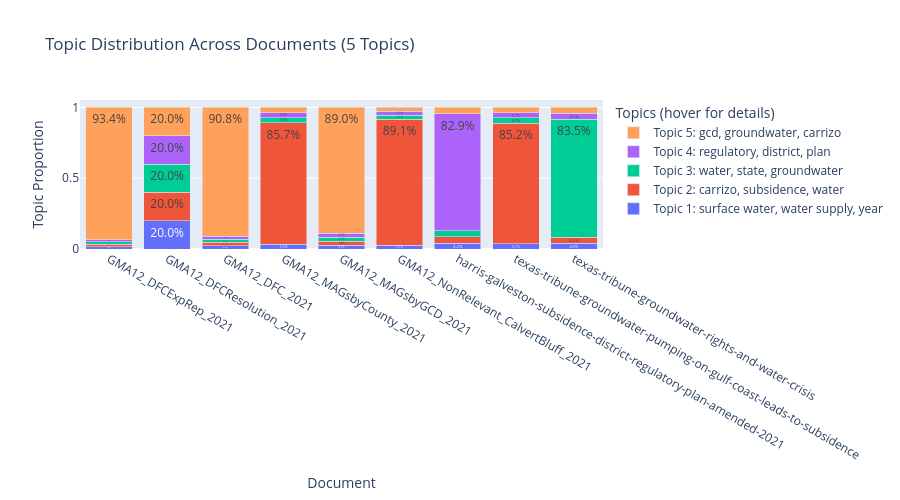

Source (notebook cell):
### Code cell
# Optional topic distribution chart.
try:
    topic_df, topic_fig = sbp.plot_topic_distribution(doc_topic_dist, doc_names, topics_info, n_topics)
    topic_fig.show()
except Exception as exc:
    print(f"Skipping topic distribution plot: {type(exc).__name__}: {exc}")

### Figure 1 — Plotly figure (JSON) as saved in the notebook; plotly's stock layout.template omitted (floating-point values rounded to 4 significant figures)
{"data": [{"hoverinfo": "text", "hovertext": ["Topic 1: surface water, water supply, year<br>Document: GMA12_DFCExpRep_2021<br>Proportion: 1.6%<br>Keywords: surface water, water supply, year, supply, surface, counties", "Topic 1: surface water, water supply, year<br>Document: GMA12_DFCResolution_2021<br>Proportion: 20.0%<br>Keywords: surface water, water supply, year, supply, surface, counties", "Topic 1: surface water, water supply, year<br>Document: GMA12_DFC_2021<br>Proportion: 2.3%<br>Keywords: surface water, water supply, year, supply, surface, counties", "Topic 1: surface water, water supply, year<br>Document: GMA12_MAGsbyCounty_2021<br>Proportion: 3.5%<br>Keywords: surface water, water supply, year, supply, surface, counties", "Topic 1: surface water, water supply, year<br>Document: GMA12_MAGsbyGCD_2021<br>Proportion: 2.7%<br>Keywords: surface water, water supply, year, supply, surface, counties", "Topic 1: surface water, water supply, year<br>Document: GMA12_NonRelevant_CalvertBluff_2021<br>Proportion: 2.7%<br>Keywords: surface water, water supply, year, supply, surface, counties", "Topic 1: surface water, water supply, year<br>Document: harris-galveston-subsidence-district-regulatory-plan-amended-2021<br>Proportion: 4.2%<br>Keywords: surface water, water supply, year, supply, surface, counties", "Topic 1: surface water, water supply, year<br>Document: texas-tribune-groundwater-pumping-on-gulf-coast-leads-to-subsidence<br>Proportion: 3.7%<br>Keywords: surface water, water supply, year, supply, surface, counties", "Topic 1: surface water, water supply, year<br>Document: texas-tribune-groundwater-rights-and-water-crisis<br>Proportion: 4.0%<br>Keywords: surface water, water supply, year, supply, surface, counties"], "name": "Topic 1: surface water, water supply, year", "text": ["1.6%", "20.0%", "2.3%", "3.5%", "2.7%", "2.7%", "4.2%", "3.7%", "4.0%"], "textposition": "auto", "type": "bar", "x": ["GMA12_DFCExpRep_2021", "GMA12_DFCResolution_2021", "GMA12_DFC_2021", "GMA12_MAGsbyCounty_2021", "GMA12_MAGsbyGCD_2021", "GMA12_NonRelevant_CalvertBluff_2021", "harris-galveston-subsidence-district-regulatory-plan-amended-2021", "texas-tribune-groundwater-pumping-on-gulf-coast-leads-to-subsidence", "texas-tribune-groundwater-rights-and-water-crisis"], "y": [0.01631, 0.2, 0.02286, 0.0353, 0.02741, 0.02706, 0.0419, 0.03655, 0.04025]}, {"hoverinfo": "text", "hovertext": ["Topic 2: carrizo, subsidence, water<br>Document: GMA12_DFCExpRep_2021<br>Proportion: 1.7%<br>Keywords: carrizo, subsidence, water, aquifer, wilcox, carrizo wilcox", "Topic 2: carrizo, subsidence, water<br>Document: GMA12_DFCResolution_2021<br>Proportion: 20.0%<br>Keywords: carrizo, subsidence, water, aquifer, wilcox, carrizo wilcox", "Topic 2: carrizo, subsidence, water<br>Document: GMA12_DFC_2021<br>Proportion: 2.3%<br>Keywords: carrizo, subsidence, water, aquifer, wilcox, carrizo wilcox", "Topic 2: carrizo, subsidence, water<br>Document: GMA12_MAGsbyCounty_2021<br>Proportion: 85.7%<br>Keywords: carrizo, subsidence, water, aquifer, wilcox, carrizo wilcox", "Topic 2: carrizo, subsidence, water<br>Document: GMA12_MAGsbyGCD_2021<br>Proportion: 2.8%<br>Keywords: carrizo, subsidence, water, aquifer, wilcox, carrizo wilcox", "Topic 2: carrizo, subsidence, water<br>Document: GMA12_NonRelevant_CalvertBluff_2021<br>Proportion: 89.1%<br>Keywords: carrizo, subsidence, water, aquifer, wilcox, carrizo wilcox", "Topic 2: carrizo, subsidence, water<br>Document: harris-galveston-subsidence-district-regulatory-plan-amended-2021<br>Proportion: 4.4%<br>Keywords: carrizo, subsidence, water, aquifer, wilcox, carrizo wilcox", "Topic 2: carrizo, subsidence, water<br>Document: texas-tribune-groundwater-pumping-on-gulf-coast-leads-to-subsidence<br>Proportion: 85.2%<br>Keywords: carrizo, subsidence, water, aquifer, wilcox, carrizo wilcox", "Topic 2: carrizo, subsidence, water<br>Document: texas-tribune-groundwater-rights-and-water-crisis<br>Proportion: 4.2%<br>Keywords: carrizo, subsidence, water, aquifer, wilcox, carrizo wilcox"], "name": "Topic 2: carrizo, subsidence, water", "text": ["1.7%", "20.0%", "2.3%", "85.7%", "2.8%", "89.1%", "4.4%", "85.2%", "4.2%"], "textposition": "auto", "type": "bar", "x": ["GMA12_DFCExpRep_2021", "GMA12_DFCResolution_2021", "GMA12_DFC_2021", "GMA12_MAGsbyCounty_2021", "GMA12_MAGsbyGCD_2021", "GMA12_NonRelevant_CalvertBluff_2021", "harris-galveston-subsidence-district-regulatory-plan-amended-2021", "texas-tribune-groundwater-pumping-on-gulf-coast-leads-to-subsidence", "texas-tribune-groundwater-rights-and-water-crisis"], "y": [0.01672, 0.2, 0.02319, 0.8571, 0.02794, 0.8908, 0.0437, 0.8522, 0.04198]}, {"hoverinfo": "text", "hovertext": ["Topic 3: water, state, groundwater<br>Document: GMA12_DFCExpRep_2021<br>Proportion: 1.6%<br>Keywords: water, state, groundwater, texas, irrigation, districts", "Topic 3: water, state, groundwater<br>Document: GMA12_DFCResolution_2021<br>Proportion: 20.0%<br>Keywords: water, state, groundwater, texas, irrigation, districts", "Topic 3: water, state, groundwater<br>Document: GMA12_DFC_2021<br>Proportion: 2.3%<br>Keywords: water, state, groundwater, texas, irrigation, districts", "Topic 3: water, state, groundwater<br>Document: GMA12_MAGsbyCounty_2021<br>Proportion: 3.5%<br>Keywords: water, state, groundwater, texas, irrigation, districts", "Topic 3: water, state, groundwater<br>Document: GMA12_MAGsbyGCD_2021<br>Proportion: 2.7%<br>Keywords: water, state, groundwater, texas, irrigation, districts", "Topic 3: water, state, groundwater<br>Document: GMA12_NonRelevant_CalvertBluff_2021<br>Proportion: 2.7%<br>Keywords: water, state, groundwater, texas, irrigation, districts", "Topic 3: water, state, groundwater<br>Document: harris-galveston-subsidence-district-regulatory-plan-amended-2021<br>Proportion: 4.3%<br>Keywords: water, state, groundwater, texas, irrigation, districts", "Topic 3: water, state, groundwater<br>Document: texas-tribune-groundwater-pumping-on-gulf-coast-leads-to-subsidence<br>Proportion: 3.7%<br>Keywords: water, state, groundwater, texas, irrigation, districts", "Topic 3: water, state, groundwater<br>Document: texas-tribune-groundwater-rights-and-water-crisis<br>Proportion: 83.5%<br>Keywords: water, state, groundwater, texas, irrigation, districts"], "name": "Topic 3: water, state, groundwater", "text": ["1.6%", "20.0%", "2.3%", "3.5%", "2.7%", "2.7%", "4.3%", "3.7%", "83.5%"], "textposition": "auto", "type": "bar", "x": ["GMA12_DFCExpRep_2021", "GMA12_DFCResolution_2021", "GMA12_DFC_2021", "GMA12_MAGsbyCounty_2021", "GMA12_MAGsbyGCD_2021", "GMA12_NonRelevant_CalvertBluff_2021", "harris-galveston-subsidence-district-regulatory-plan-amended-2021", "texas-tribune-groundwater-pumping-on-gulf-coast-leads-to-subsidence", "texas-tribune-groundwater-rights-and-water-crisis"], "y": [0.01647, 0.2, 0.02293, 0.03532, 0.02744, 0.02719, 0.0427, 0.03715, 0.8353]}, {"hoverinfo": "text", "hovertext": ["Topic 4: regulatory, district, plan<br>Document: GMA12_DFCExpRep_2021<br>Proportion: 1.6%<br>Keywords: regulatory, district, plan, groundwater, water, boundary", "Topic 4: regulatory, district, plan<br>Document: GMA12_DFCResolution_2021<br>Proportion: 20.0%<br>Keywords: regulatory, district, plan, groundwater, water, boundary", "Topic 4: regulatory, district, plan<br>Document: GMA12_DFC_2021<br>Proportion: 2.3%<br>Keywords: regulatory, district, plan, groundwater, water, boundary", "Topic 4: regulatory, district, plan<br>Document: GMA12_MAGsbyCounty_2021<br>Proportion: 3.5%<br>Keywords: regulatory, district, plan, groundwater, water, boundary", "Topic 4: regulatory, district, plan<br>Document: GMA12_MAGsbyGCD_2021<br>Proportion: 2.7%<br>Keywords: regulatory, district, plan, groundwater, water, boundary", "Topic 4: regulatory, district, plan<br>Document: GMA12_NonRelevant_CalvertBluff_2021<br>Proportion: 2.7%<br>Keywords: regulatory, district, plan, groundwater, water, boundary", "Topic 4: regulatory, district, plan<br>Document: harris-galveston-subsidence-district-regulatory-plan-amended-2021<br>Proportion: 82.9%<br>Keywords: regulatory, district, plan, groundwater, water, boundary", "Topic 4: regulatory, district, plan<br>Document: texas-tribune-groundwater-pumping-on-gulf-coast-leads-to-subsidence<br>Proportion: 3.7%<br>Keywords: regulatory, district, plan, groundwater, water, boundary", "Topic 4: regulatory, district, plan<br>Document: texas-tribune-groundwater-rights-and-water-crisis<br>Proportion: 4.1%<br>Keywords: regulatory, district, plan, groundwater, water, boundary"], "name": "Topic 4: regulatory, district, plan", "text": ["1.6%", "20.0%", "2.3%", "3.5%", "2.7%", "2.7%", "82.9%", "3.7%", "4.1%"], "textposition": "auto", "type": "bar", "x": ["GMA12_DFCExpRep_2021", "GMA12_DFCResolution_2021", "GMA12_DFC_2021", "GMA12_MAGsbyCounty_2021", "GMA12_MAGsbyGCD_2021", "GMA12_NonRelevant_CalvertBluff_2021", "harris-galveston-subsidence-district-regulatory-plan-amended-2021", "texas-tribune-groundwater-pumping-on-gulf-coast-leads-to-subsidence", "texas-tribune-groundwater-rights-and-water-crisis"], "y": [0.01647, 0.2, 0.02289, 0.03534, 0.02743, 0.02711, 0.8287, 0.03704, 0.04088]}, {"hoverinfo": "text", "hovertext": ["Topic 5: gcd, groundwater, carrizo<br>Document: GMA12_DFCExpRep_2021<br>Proportion: 93.4%<br>Keywords: gcd, groundwater, carrizo, wilcox, aquifer, carrizo wilcox", "Topic 5: gcd, groundwater, carrizo<br>Document: GMA12_DFCResolution_2021<br>Proportion: 20.0%<br>Keywords: gcd, groundwater, carrizo, wilcox, aquifer, carrizo wilcox", "Topic 5: gcd, groundwater, carrizo<br>Document: GMA12_DFC_2021<br>Proportion: 90.8%<br>Keywords: gcd, groundwater, carrizo, wilcox, aquifer, carrizo wilcox", "Topic 5: gcd, groundwater, carrizo<br>Document: GMA12_MAGsbyCounty_2021<br>Proportion: 3.7%<br>Keywords: gcd, groundwater, carrizo, wilcox, aquifer, carrizo wilcox", "Topic 5: gcd, groundwater, carrizo<br>Document: GMA12_MAGsbyGCD_2021<br>Proportion: 89.0%<br>Keywords: gcd, groundwater, carrizo, wilcox, aquifer, carrizo wilcox", "Topic 5: gcd, groundwater, carrizo<br>Document: GMA12_NonRelevant_CalvertBluff_2021<br>Proportion: 2.8%<br>Keywords: gcd, groundwater, carrizo, wilcox, aquifer, carrizo wilcox", "Topic 5: gcd, groundwater, carrizo<br>Document: harris-galveston-subsidence-district-regulatory-plan-amended-2021<br>Proportion: 4.3%<br>Keywords: gcd, groundwater, carrizo, wilcox, aquifer, carrizo wilcox", "Topic 5: gcd, groundwater, carrizo<br>Document: texas-tribune-groundwater-pumping-on-gulf-coast-leads-to-subsidence<br>Proportion: 3.7%<br>Keywords: gcd, groundwater, carrizo, wilcox, aquifer, carrizo wilcox", "Topic 5: gcd, groundwater, carrizo<br>Document: texas-tribune-groundwater-rights-and-water-crisis<br>Proportion: 4.2%<br>Keywords: gcd, groundwater, carrizo, wilcox, aquifer, carrizo wilcox"], "name": "Topic 5: gcd, groundwater, carrizo", "text": ["93.4%", "20.0%", "90.8%", "3.7%", "89.0%", "2.8%", "4.3%", "3.7%", "4.2%"], "textposition": "auto", "type": "bar", "x": ["GMA12_DFCExpRep_2021", "GMA12_DFCResolution_2021", "GMA12_DFC_2021", "GMA12_MAGsbyCounty_2021", "GMA12_MAGsbyGCD_2021", "GMA12_NonRelevant_CalvertBluff_2021", "harris-galveston-subsidence-district-regulatory-plan-amended-2021", "texas-tribune-groundwater-pumping-on-gulf-coast-leads-to-subsidence", "texas-tribune-groundwater-rights-and-water-crisis"], "y": [0.934, 0.2, 0.9081, 0.03689, 0.8898, 0.02787, 0.04299, 0.03703, 0.04161]}], "layout": {"barmode": "stack", "height": 500, "legend": {"orientation": "v", "title": {"text": "Topics (hover for details)"}, "x": 1.02, "xanchor": "left", "y": 1, "yanchor": "top"}, "title": {"text": "Topic Distribution Across Documents (5 Topics)"}, "xaxis": {"title": {"text": "Document"}}, "yaxis": {"title": {"text": "Topic Proportion"}}}}
